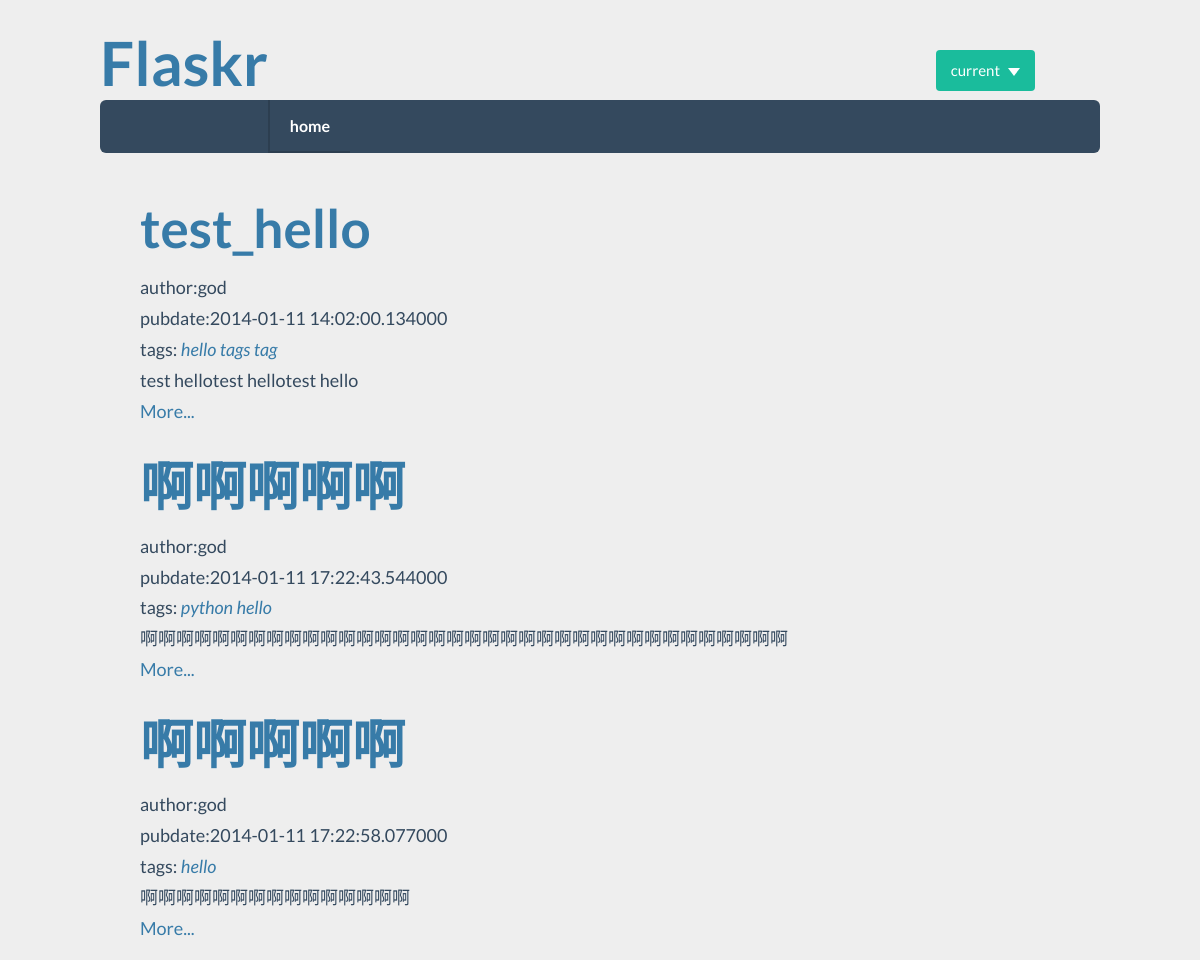
Page /post/hello/11 on the earlier database version.
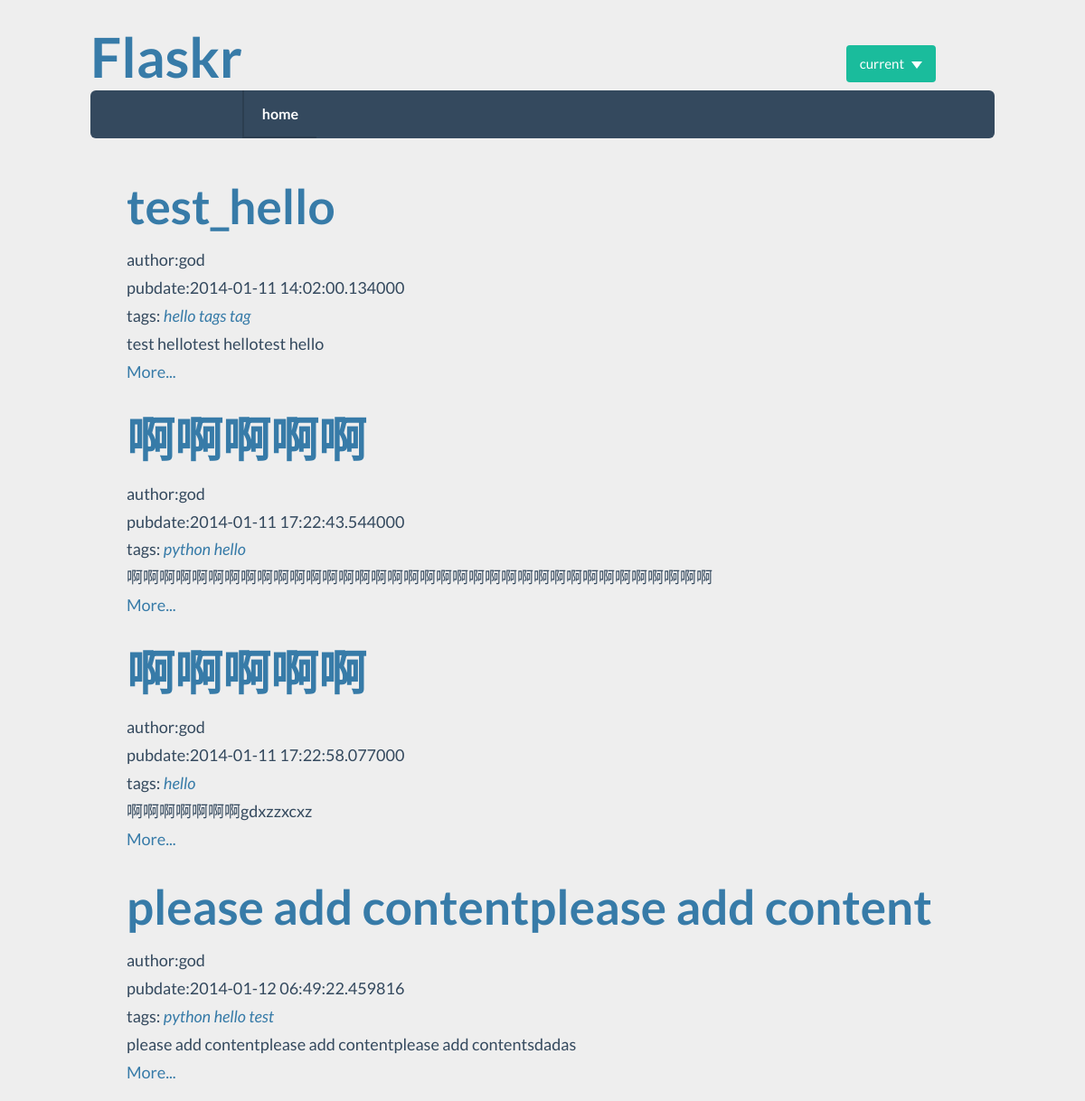
Same page on the later database version.
### app/models.py (models this page shows, shortened)
class Post(db.Model):
    id = db.Column(db.Integer, primary_key=True)
    title = db.Column(db.String(80))
    body = db.Column(db.Text)
    pub_date = db.Column(db.DateTime)
    category_id = db.Column(db.Integer, db.ForeignKey('category.id'))
    category = db.relationship(
        'Category', backref=db.backref('posts', lazy='dynamic'))
    user_id = db.Column(db.Integer, db.ForeignKey('user.id'))
    user = db.relationship(
        'User', backref=db.backref('users', lazy='dynamic'))
    tags = db.relationship('Tag', secondary=tag_post,
                           backref=db.backref('tags', lazy='dynamic'))

class User(db.Model):
    id = db.Column(db.Integer, primary_key=True)
    nickname = db.Column(db.String(60), index=True, unique=True)
    email = db.Column(db.String(120), index=True, unique=True)
    password = db.Column(db.String(40), index=True, unique=True)
    role = db.Column(db.SmallInteger, default=ROLE_USER)

class Tag(db.Model):
    id = db.Column(db.Integer, primary_key=True)
    content = db.Column(db.String(100))
    posts = db.relationship('Post', secondary=tag_post,
                            backref=db.backref('posts', lazy='dynamic'))

### app/views.py (the view)
@app.route('/post/<tag>/<tagid>')
@app.route('/post/<tag>/<tagid>/<int:page>', methods=['GET', 'POST'])
def post_by_tag(tag, tagid, page=1):
    tag = Tag.query.filter_by(id=tagid).first()
    posts = tag.posts
    return render_template('post_by_tag.html', posts=posts)

### app/templates/post_by_tag.html (shortened to what this page needs)
{% extends "base.html" %}
{% block content %}
  <ul class=entries>
  {% for post in posts %}
    <li>
      <h2><a href="{{ url_for('detail', id=post.id) }}">{{ post.title }}</a></h2>
      <span>
        author:{{ post.user.nickname }}<br />
        pubdate:{{ post.pub_date }}<br />
        tags:
        {% if post.tags %}
          {% for tag in post.tags %}
          <em><a href="{{ url_for('post_by_tag', tag=tag.content, tagid=tag.id) }}">{{ tag.content }}</a></em>
          {% endfor %}
        {% else %}
          None
        {% endif %}
      </span>
      <div>
        {{ post.body|safe }}
      </div>
      <a href="{{ url_for('detail', id=post.id) }}">More...</a>
    </li>
  {% else %}
    <li><em>Unbelievable.  No entries here so far</em></li>
  {% endfor %}
  </ul>
{% endblock %}

Differences in the rows shown:
changed Post: body "啊啊啊啊啊啊啊啊啊啊啊啊啊啊啊" → "啊啊啊啊啊啊啊gdxzzxcxz"
added Post: title "please add contentplease add content", user.nickname "god", pub_date "2014-01-12 06:49:22.459816", body "please add contentplease add contentplease add contentsdadas", Tag (content "python"), Tag (content "hello")
now on this page (row edited): Tag: content "test", shown under "please add contentplease add content"
